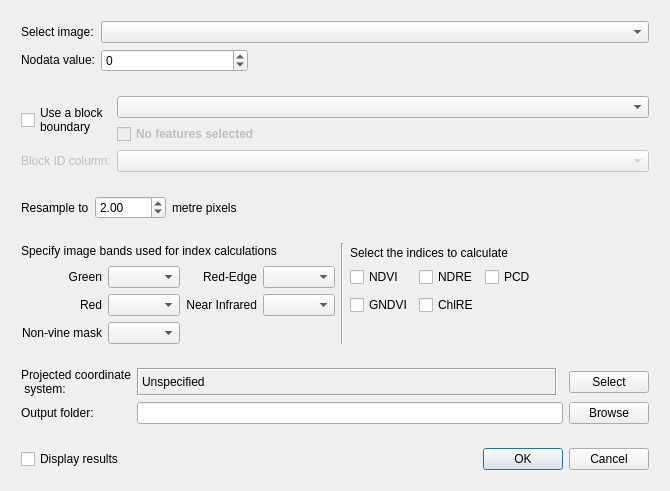
<?xml version="1.0" encoding="UTF-8"?>
<ui version="4.0">
 <class>DialogCalculateImageIndices</class>
 <widget class="QDialog" name="DialogCalculateImageIndices">
  <property name="windowModality">
   <enum>Qt::ApplicationModal</enum>
  </property>
  <property name="geometry">
   <rect>
    <x>0</x>
    <y>0</y>
    <width>651</width>
    <height>471</height>
   </rect>
  </property>
  <property name="sizePolicy">
   <sizepolicy hsizetype="MinimumExpanding" vsizetype="MinimumExpanding">
    <horstretch>0</horstretch>
    <verstretch>0</verstretch>
   </sizepolicy>
  </property>
  <property name="minimumSize">
   <size>
    <width>651</width>
    <height>0</height>
   </size>
  </property>
  <property name="maximumSize">
   <size>
    <width>16777215</width>
    <height>16777215</height>
   </size>
  </property>
  <property name="windowTitle">
   <string>Calculate image indices for blocks</string>
  </property>
  <property name="toolTip">
   <string/>
  </property>
  <property name="statusTip">
   <string/>
  </property>
  <property name="whatsThis">
   <string/>
  </property>
  <property name="autoFillBackground">
   <bool>true</bool>
  </property>
  <layout class="QFormLayout" name="formLayout">
   <property name="sizeConstraint">
    <enum>QLayout::SetFixedSize</enum>
   </property>
   <property name="fieldGrowthPolicy">
    <enum>QFormLayout::AllNonFixedFieldsGrow</enum>
   </property>
   <item row="0" column="0" colspan="2">
    <widget class="QFrame" name="fraMain">
     <property name="sizePolicy">
      <sizepolicy hsizetype="MinimumExpanding" vsizetype="Fixed">
       <horstretch>0</horstretch>
       <verstretch>0</verstretch>
      </sizepolicy>
     </property>
     <property name="frameShape">
      <enum>QFrame::NoFrame</enum>
     </property>
     <property name="frameShadow">
      <enum>QFrame::Plain</enum>
     </property>
     <layout class="QGridLayout" name="gridLayout_7">
      <property name="margin">
       <number>1</number>
      </property>
      <item row="0" column="0">
       <widget class="QFrame" name="fraImage">
        <property name="frameShape">
         <enum>QFrame::NoFrame</enum>
        </property>
        <property name="frameShadow">
         <enum>QFrame::Raised</enum>
        </property>
        <layout class="QGridLayout" name="gridLayout_3">
         <item row="0" column="0">
          <widget class="QLabel" name="lblRasterLayer">
           <property name="sizePolicy">
            <sizepolicy hsizetype="Fixed" vsizetype="Fixed">
             <horstretch>0</horstretch>
             <verstretch>0</verstretch>
            </sizepolicy>
           </property>
           <property name="minimumSize">
            <size>
             <width>0</width>
             <height>0</height>
            </size>
           </property>
           <property name="text">
            <string>Select image:</string>
           </property>
           <property name="wordWrap">
            <bool>false</bool>
           </property>
          </widget>
         </item>
         <item row="0" column="1" colspan="2">
          <widget class="QgsMapLayerComboBox" name="mcboRasterLayer">
           <property name="enabled">
            <bool>true</bool>
           </property>
           <property name="sizePolicy">
            <sizepolicy hsizetype="MinimumExpanding" vsizetype="Fixed">
             <horstretch>0</horstretch>
             <verstretch>0</verstretch>
            </sizepolicy>
           </property>
           <property name="minimumSize">
            <size>
             <width>300</width>
             <height>20</height>
            </size>
           </property>
           <property name="filters">
            <set>QgsMapLayerProxyModel::RasterLayer</set>
           </property>
          </widget>
         </item>
         <item row="1" column="0">
          <widget class="QLabel" name="lblNoDataVal">
           <property name="sizePolicy">
            <sizepolicy hsizetype="Fixed" vsizetype="Fixed">
             <horstretch>0</horstretch>
             <verstretch>0</verstretch>
            </sizepolicy>
           </property>
           <property name="minimumSize">
            <size>
             <width>0</width>
             <height>0</height>
            </size>
           </property>
           <property name="layoutDirection">
            <enum>Qt::LeftToRight</enum>
           </property>
           <property name="text">
            <string>Nodata value:</string>
           </property>
           <property name="alignment">
            <set>Qt::AlignRight|Qt::AlignTrailing|Qt::AlignVCenter</set>
           </property>
          </widget>
         </item>
         <item row="1" column="1">
          <widget class="QSpinBox" name="spnNoDataVal">
           <property name="sizePolicy">
            <sizepolicy hsizetype="Preferred" vsizetype="Preferred">
             <horstretch>0</horstretch>
             <verstretch>0</verstretch>
            </sizepolicy>
           </property>
           <property name="minimumSize">
            <size>
             <width>147</width>
             <height>20</height>
            </size>
           </property>
           <property name="minimum">
            <number>-9999</number>
           </property>
           <property name="maximum">
            <number>9999</number>
           </property>
           <property name="value">
            <number>0</number>
           </property>
          </widget>
         </item>
         <item row="1" column="2">
          <spacer name="horizontalSpacer">
           <property name="orientation">
            <enum>Qt::Horizontal</enum>
           </property>
           <property name="sizeHint" stdset="0">
            <size>
             <width>40</width>
             <height>20</height>
            </size>
           </property>
          </spacer>
         </item>
        </layout>
        <zorder>mcboRasterLayer</zorder>
        <zorder>lblRasterLayer</zorder>
        <zorder>spnNoDataVal</zorder>
        <zorder>lblNoDataVal</zorder>
        <zorder>horizontalSpacer</zorder>
       </widget>
      </item>
      <item row="1" column="0">
       <widget class="QFrame" name="fraPoly">
        <layout class="QGridLayout" name="gridLayout">
         <item row="0" column="0" rowspan="2">
          <widget class="QCheckBox" name="chkUsePoly">
           <property name="sizePolicy">
            <sizepolicy hsizetype="Minimum" vsizetype="Preferred">
             <horstretch>0</horstretch>
             <verstretch>0</verstretch>
            </sizepolicy>
           </property>
           <property name="text">
            <string>Use a block
boundary</string>
           </property>
          </widget>
         </item>
         <item row="0" column="1" colspan="2">
          <widget class="QgsMapLayerComboBox" name="mcboPolygonLayer">
           <property name="sizePolicy">
            <sizepolicy hsizetype="MinimumExpanding" vsizetype="Fixed">
             <horstretch>0</horstretch>
             <verstretch>0</verstretch>
            </sizepolicy>
           </property>
           <property name="minimumSize">
            <size>
             <width>300</width>
             <height>20</height>
            </size>
           </property>
           <property name="filters">
            <set>QgsMapLayerProxyModel::PolygonLayer</set>
           </property>
          </widget>
         </item>
         <item row="1" column="1">
          <widget class="QCheckBox" name="chkUseSelected">
           <property name="enabled">
            <bool>false</bool>
           </property>
           <property name="sizePolicy">
            <sizepolicy hsizetype="Fixed" vsizetype="Fixed">
             <horstretch>0</horstretch>
             <verstretch>0</verstretch>
            </sizepolicy>
           </property>
           <property name="minimumSize">
            <size>
             <width>0</width>
             <height>0</height>
            </size>
           </property>
           <property name="font">
            <font>
             <weight>75</weight>
             <bold>true</bold>
            </font>
           </property>
           <property name="layoutDirection">
            <enum>Qt::LeftToRight</enum>
           </property>
           <property name="text">
            <string>No features selected</string>
           </property>
          </widget>
         </item>
         <item row="2" column="0">
          <widget class="QLabel" name="lblGroupByField">
           <property name="enabled">
            <bool>false</bool>
           </property>
           <property name="sizePolicy">
            <sizepolicy hsizetype="Fixed" vsizetype="Preferred">
             <horstretch>0</horstretch>
             <verstretch>0</verstretch>
            </sizepolicy>
           </property>
           <property name="text">
            <string>Block ID column:</string>
           </property>
          </widget>
         </item>
         <item row="2" column="1" colspan="2">
          <widget class="QgsFieldComboBox" name="mFieldComboBox">
           <property name="enabled">
            <bool>false</bool>
           </property>
           <property name="sizePolicy">
            <sizepolicy hsizetype="MinimumExpanding" vsizetype="Fixed">
             <horstretch>0</horstretch>
             <verstretch>0</verstretch>
            </sizepolicy>
           </property>
           <property name="minimumSize">
            <size>
             <width>200</width>
             <height>20</height>
            </size>
           </property>
           <property name="filters">
            <set>QgsFieldProxyModel::Double|QgsFieldProxyModel::Int|QgsFieldProxyModel::LongLong|QgsFieldProxyModel::Numeric|QgsFieldProxyModel::String</set>
           </property>
          </widget>
         </item>
        </layout>
       </widget>
      </item>
      <item row="2" column="0">
       <widget class="QFrame" name="fraPixel">
        <layout class="QGridLayout" name="gridLayout_5">
         <property name="margin">
          <number>9</number>
         </property>
         <item row="0" column="0">
          <widget class="QLabel" name="lblPixelSize">
           <property name="sizePolicy">
            <sizepolicy hsizetype="Fixed" vsizetype="Preferred">
             <horstretch>0</horstretch>
             <verstretch>0</verstretch>
            </sizepolicy>
           </property>
           <property name="text">
            <string>Resample to</string>
           </property>
          </widget>
         </item>
         <item row="0" column="1">
          <widget class="QDoubleSpinBox" name="dsbPixelSize">
           <property name="sizePolicy">
            <sizepolicy hsizetype="Minimum" vsizetype="Preferred">
             <horstretch>0</horstretch>
             <verstretch>0</verstretch>
            </sizepolicy>
           </property>
           <property name="maximum">
            <double>6000.000000000000000</double>
           </property>
           <property name="singleStep">
            <double>0.500000000000000</double>
           </property>
           <property name="value">
            <double>2.000000000000000</double>
           </property>
          </widget>
         </item>
         <item row="0" column="2">
          <widget class="QLabel" name="lblPixelSize_2">
           <property name="sizePolicy">
            <sizepolicy hsizetype="Preferred" vsizetype="Preferred">
             <horstretch>0</horstretch>
             <verstretch>0</verstretch>
            </sizepolicy>
           </property>
           <property name="text">
            <string>metre pixels</string>
           </property>
          </widget>
         </item>
         <item row="0" column="3">
          <spacer name="horizontalSpacer_4">
           <property name="orientation">
            <enum>Qt::Horizontal</enum>
           </property>
           <property name="sizeType">
            <enum>QSizePolicy::MinimumExpanding</enum>
           </property>
           <property name="sizeHint" stdset="0">
            <size>
             <width>40</width>
             <height>20</height>
            </size>
           </property>
          </spacer>
         </item>
        </layout>
       </widget>
      </item>
      <item row="3" column="0">
       <widget class="QFrame" name="fraIndices">
        <property name="sizePolicy">
         <sizepolicy hsizetype="Preferred" vsizetype="Preferred">
          <horstretch>0</horstretch>
          <verstretch>0</verstretch>
         </sizepolicy>
        </property>
        <layout class="QGridLayout" name="gridLayout_2">
         <property name="topMargin">
          <number>9</number>
         </property>
         <property name="bottomMargin">
          <number>9</number>
         </property>
         <item row="0" column="0" colspan="4">
          <widget class="QLabel" name="lblBandMap">
           <property name="sizePolicy">
            <sizepolicy hsizetype="Fixed" vsizetype="Fixed">
             <horstretch>0</horstretch>
             <verstretch>0</verstretch>
            </sizepolicy>
           </property>
           <property name="minimumSize">
            <size>
             <width>0</width>
             <height>17</height>
            </size>
           </property>
           <property name="text">
            <string>&lt;html&gt;&lt;head/&gt;&lt;body&gt;&lt;p align=&quot;center&quot;&gt;Specify image bands used for index calculations&lt;/p&gt;&lt;/body&gt;&lt;/html&gt;</string>
           </property>
          </widget>
         </item>
         <item row="0" column="4" rowspan="4">
          <widget class="Line" name="line">
           <property name="orientation">
            <enum>Qt::Vertical</enum>
           </property>
          </widget>
         </item>
         <item row="1" column="3">
          <widget class="QComboBox" name="cboBandRedEdge">
           <property name="sizePolicy">
            <sizepolicy hsizetype="Fixed" vsizetype="Fixed">
             <horstretch>0</horstretch>
             <verstretch>0</verstretch>
            </sizepolicy>
           </property>
           <property name="minimumSize">
            <size>
             <width>0</width>
             <height>20</height>
            </size>
           </property>
           <property name="maxVisibleItems">
            <number>10</number>
           </property>
           <property name="maxCount">
            <number>10</number>
           </property>
           <property name="insertPolicy">
            <enum>QComboBox::NoInsert</enum>
           </property>
           <property name="minimumContentsLength">
            <number>0</number>
           </property>
          </widget>
         </item>
         <item row="1" column="0">
          <widget class="QLabel" name="lblBandGreen">
           <property name="sizePolicy">
            <sizepolicy hsizetype="Fixed" vsizetype="Preferred">
             <horstretch>0</horstretch>
             <verstretch>0</verstretch>
            </sizepolicy>
           </property>
           <property name="layoutDirection">
            <enum>Qt::RightToLeft</enum>
           </property>
           <property name="text">
            <string>&lt;html&gt;&lt;head/&gt;&lt;body&gt;&lt;p align=&quot;right&quot;&gt;Green&lt;/p&gt;&lt;/body&gt;&lt;/html&gt;</string>
           </property>
          </widget>
         </item>
         <item row="1" column="5">
          <widget class="QCheckBox" name="chkNDVI">
           <property name="sizePolicy">
            <sizepolicy hsizetype="Fixed" vsizetype="Fixed">
             <horstretch>0</horstretch>
             <verstretch>0</verstretch>
            </sizepolicy>
           </property>
           <property name="toolTip">
            <string>&lt;html&gt;&lt;head/&gt;&lt;body&gt;&lt;p&gt;&lt;span style=&quot; font-weight:600;&quot;&gt;NDVI&lt;/span&gt; (Normalised Difference Vegetation Index)&lt;/p&gt;&lt;p&gt;requires Red and InfraRed Bands&lt;/p&gt;&lt;/body&gt;&lt;/html&gt;</string>
           </property>
           <property name="statusTip">
            <string/>
           </property>
           <property name="whatsThis">
            <string/>
           </property>
           <property name="text">
            <string>NDVI</string>
           </property>
           <attribute name="buttonGroup">
            <string notr="true">chkgrpIndices</string>
           </attribute>
          </widget>
         </item>
         <item row="2" column="0">
          <widget class="QLabel" name="lblBandRed">
           <property name="sizePolicy">
            <sizepolicy hsizetype="Fixed" vsizetype="Preferred">
             <horstretch>0</horstretch>
             <verstretch>0</verstretch>
            </sizepolicy>
           </property>
           <property name="layoutDirection">
            <enum>Qt::RightToLeft</enum>
           </property>
           <property name="text">
            <string>&lt;html&gt;&lt;head/&gt;&lt;body&gt;&lt;p align=&quot;right&quot;&gt;       Red&lt;/p&gt;&lt;/body&gt;&lt;/html&gt;</string>
           </property>
          </widget>
         </item>
         <item row="1" column="7">
          <widget class="QCheckBox" name="chkPCD">
           <property name="sizePolicy">
            <sizepolicy hsizetype="Fixed" vsizetype="Fixed">
             <horstretch>0</horstretch>
             <verstretch>0</verstretch>
            </sizepolicy>
           </property>
           <property name="toolTip">
            <string>&lt;html&gt;&lt;head/&gt;&lt;body&gt;&lt;p&gt;&lt;span style=&quot; font-weight:600;&quot;&gt;PCD&lt;/span&gt; (Plant Cell Density) &lt;/p&gt;&lt;p&gt;requires Red and InfraRed Bands&lt;/p&gt;&lt;/body&gt;&lt;/html&gt;</string>
           </property>
           <property name="text">
            <string>PCD</string>
           </property>
           <attribute name="buttonGroup">
            <string notr="true">chkgrpIndices</string>
           </attribute>
          </widget>
         </item>
         <item row="1" column="2">
          <widget class="QLabel" name="lblBandRedEdge">
           <property name="sizePolicy">
            <sizepolicy hsizetype="Fixed" vsizetype="Preferred">
             <horstretch>0</horstretch>
             <verstretch>0</verstretch>
            </sizepolicy>
           </property>
           <property name="layoutDirection">
            <enum>Qt::RightToLeft</enum>
           </property>
           <property name="text">
            <string>&lt;html&gt;&lt;head/&gt;&lt;body&gt;&lt;p align=&quot;right&quot;&gt;Red-Edge&lt;/p&gt;&lt;/body&gt;&lt;/html&gt;</string>
           </property>
          </widget>
         </item>
         <item row="2" column="5">
          <widget class="QCheckBox" name="chkGNDVI">
           <property name="sizePolicy">
            <sizepolicy hsizetype="Fixed" vsizetype="Preferred">
             <horstretch>0</horstretch>
             <verstretch>0</verstretch>
            </sizepolicy>
           </property>
           <property name="toolTip">
            <string>&lt;html&gt;&lt;head/&gt;&lt;body&gt;&lt;p&gt;&lt;span style=&quot; font-weight:600;&quot;&gt;GNDVI&lt;/span&gt; (Green Normalised Difference Vegetation Index) &lt;/p&gt;&lt;p&gt;requires Green and InfraRed bands&lt;/p&gt;&lt;/body&gt;&lt;/html&gt;</string>
           </property>
           <property name="text">
            <string>GNDVI</string>
           </property>
           <attribute name="buttonGroup">
            <string notr="true">chkgrpIndices</string>
           </attribute>
          </widget>
         </item>
         <item row="1" column="6">
          <widget class="QCheckBox" name="chkNDRE">
           <property name="sizePolicy">
            <sizepolicy hsizetype="Fixed" vsizetype="Fixed">
             <horstretch>0</horstretch>
             <verstretch>0</verstretch>
            </sizepolicy>
           </property>
           <property name="toolTip">
            <string>&lt;html&gt;&lt;head/&gt;&lt;body&gt;&lt;p&gt;&lt;span style=&quot; font-weight:600;&quot;&gt;NDRE&lt;/span&gt; (Normalised Difference Red-Edge Index) &lt;/p&gt;&lt;p&gt;requires InfraRed and Red-Edge bands&lt;/p&gt;&lt;/body&gt;&lt;/html&gt;</string>
           </property>
           <property name="text">
            <string>NDRE</string>
           </property>
           <attribute name="buttonGroup">
            <string notr="true">chkgrpIndices</string>
           </attribute>
          </widget>
         </item>
         <item row="2" column="6">
          <widget class="QCheckBox" name="chkChlRE">
           <property name="sizePolicy">
            <sizepolicy hsizetype="Fixed" vsizetype="Preferred">
             <horstretch>0</horstretch>
             <verstretch>0</verstretch>
            </sizepolicy>
           </property>
           <property name="toolTip">
            <string>&lt;html&gt;&lt;head/&gt;&lt;body&gt;&lt;p&gt;&lt;span style=&quot; font-weight:600;&quot;&gt;ChlRE&lt;/span&gt; (Chlorophyll Red-Edge Index) &lt;/p&gt;&lt;p&gt;requires InfraRed and Red-Edge bands&lt;/p&gt;&lt;/body&gt;&lt;/html&gt;</string>
           </property>
           <property name="text">
            <string>ChlRE</string>
           </property>
           <attribute name="buttonGroup">
            <string notr="true">chkgrpIndices</string>
           </attribute>
          </widget>
         </item>
         <item row="2" column="2">
          <widget class="QLabel" name="lblBandIR">
           <property name="sizePolicy">
            <sizepolicy hsizetype="Fixed" vsizetype="Preferred">
             <horstretch>0</horstretch>
             <verstretch>0</verstretch>
            </sizepolicy>
           </property>
           <property name="layoutDirection">
            <enum>Qt::RightToLeft</enum>
           </property>
           <property name="text">
            <string>&lt;html&gt;&lt;head/&gt;&lt;body&gt;&lt;p align=&quot;right&quot;&gt;    Near Infrared&lt;/p&gt;&lt;/body&gt;&lt;/html&gt;</string>
           </property>
          </widget>
         </item>
         <item row="3" column="1">
          <widget class="QComboBox" name="cboBandNonVine">
           <property name="sizePolicy">
            <sizepolicy hsizetype="Fixed" vsizetype="Preferred">
             <horstretch>0</horstretch>
             <verstretch>0</verstretch>
            </sizepolicy>
           </property>
           <property name="minimumSize">
            <size>
             <width>0</width>
             <height>0</height>
            </size>
           </property>
           <property name="maxVisibleItems">
            <number>10</number>
           </property>
           <property name="maxCount">
            <number>10</number>
           </property>
           <property name="insertPolicy">
            <enum>QComboBox::NoInsert</enum>
           </property>
           <property name="minimumContentsLength">
            <number>0</number>
           </property>
          </widget>
         </item>
         <item row="2" column="1">
          <widget class="QComboBox" name="cboBandRed">
           <property name="sizePolicy">
            <sizepolicy hsizetype="Fixed" vsizetype="Preferred">
             <horstretch>0</horstretch>
             <verstretch>0</verstretch>
            </sizepolicy>
           </property>
           <property name="minimumSize">
            <size>
             <width>0</width>
             <height>0</height>
            </size>
           </property>
           <property name="maxVisibleItems">
            <number>10</number>
           </property>
           <property name="maxCount">
            <number>10</number>
           </property>
           <property name="insertPolicy">
            <enum>QComboBox::NoInsert</enum>
           </property>
           <property name="minimumContentsLength">
            <number>0</number>
           </property>
          </widget>
         </item>
         <item row="1" column="1">
          <widget class="QComboBox" name="cboBandGreen">
           <property name="sizePolicy">
            <sizepolicy hsizetype="Fixed" vsizetype="Fixed">
             <horstretch>0</horstretch>
             <verstretch>0</verstretch>
            </sizepolicy>
           </property>
           <property name="minimumSize">
            <size>
             <width>0</width>
             <height>20</height>
            </size>
           </property>
           <property name="maxVisibleItems">
            <number>10</number>
           </property>
           <property name="maxCount">
            <number>10</number>
           </property>
           <property name="insertPolicy">
            <enum>QComboBox::NoInsert</enum>
           </property>
           <property name="minimumContentsLength">
            <number>0</number>
           </property>
          </widget>
         </item>
         <item row="2" column="3">
          <widget class="QComboBox" name="cboBandIR">
           <property name="sizePolicy">
            <sizepolicy hsizetype="Fixed" vsizetype="Preferred">
             <horstretch>0</horstretch>
             <verstretch>0</verstretch>
            </sizepolicy>
           </property>
           <property name="minimumSize">
            <size>
             <width>0</width>
             <height>0</height>
            </size>
           </property>
           <property name="maxVisibleItems">
            <number>10</number>
           </property>
           <property name="maxCount">
            <number>10</number>
           </property>
           <property name="insertPolicy">
            <enum>QComboBox::NoInsert</enum>
           </property>
           <property name="minimumContentsLength">
            <number>0</number>
           </property>
          </widget>
         </item>
         <item row="3" column="0">
          <widget class="QLabel" name="lblNonVine">
           <property name="sizePolicy">
            <sizepolicy hsizetype="Fixed" vsizetype="Preferred">
             <horstretch>0</horstretch>
             <verstretch>0</verstretch>
            </sizepolicy>
           </property>
           <property name="layoutDirection">
            <enum>Qt::RightToLeft</enum>
           </property>
           <property name="text">
            <string>&lt;html&gt;&lt;head/&gt;&lt;body&gt;&lt;p align=&quot;right&quot;&gt;Non-vine mask&lt;/p&gt;&lt;/body&gt;&lt;/html&gt;</string>
           </property>
           <property name="textFormat">
            <enum>Qt::AutoText</enum>
           </property>
          </widget>
         </item>
         <item row="0" column="5" colspan="4">
          <widget class="QLabel" name="lblCalcStats">
           <property name="sizePolicy">
            <sizepolicy hsizetype="Fixed" vsizetype="Preferred">
             <horstretch>0</horstretch>
             <verstretch>0</verstretch>
            </sizepolicy>
           </property>
           <property name="minimumSize">
            <size>
             <width>0</width>
             <height>17</height>
            </size>
           </property>
           <property name="text">
            <string>Select the indices to calculate</string>
           </property>
           <property name="alignment">
            <set>Qt::AlignBottom|Qt::AlignLeading|Qt::AlignLeft</set>
           </property>
          </widget>
         </item>
        </layout>
       </widget>
      </item>
      <item row="4" column="0">
       <widget class="QFrame" name="fraOutputs">
        <layout class="QGridLayout" name="gridLayout_4">
         <item row="0" column="3">
          <widget class="QPushButton" name="cmdOutCRS">
           <property name="enabled">
            <bool>true</bool>
           </property>
           <property name="sizePolicy">
            <sizepolicy hsizetype="Fixed" vsizetype="Fixed">
             <horstretch>0</horstretch>
             <verstretch>0</verstretch>
            </sizepolicy>
           </property>
           <property name="text">
            <string>Select</string>
           </property>
          </widget>
         </item>
         <item row="1" column="3">
          <widget class="QPushButton" name="cmdOutputFolder">
           <property name="sizePolicy">
            <sizepolicy hsizetype="Fixed" vsizetype="Fixed">
             <horstretch>0</horstretch>
             <verstretch>0</verstretch>
            </sizepolicy>
           </property>
           <property name="text">
            <string>Browse</string>
           </property>
          </widget>
         </item>
         <item row="0" column="0">
          <widget class="QLabel" name="lblOutCRSTitle">
           <property name="sizePolicy">
            <sizepolicy hsizetype="Fixed" vsizetype="Preferred">
             <horstretch>0</horstretch>
             <verstretch>0</verstretch>
            </sizepolicy>
           </property>
           <property name="minimumSize">
            <size>
             <width>0</width>
             <height>25</height>
            </size>
           </property>
           <property name="text">
            <string>Projected coordinate
 system:</string>
           </property>
           <property name="wordWrap">
            <bool>true</bool>
           </property>
          </widget>
         </item>
         <item row="1" column="0">
          <widget class="QLabel" name="lblOutputFolder">
           <property name="sizePolicy">
            <sizepolicy hsizetype="Fixed" vsizetype="Preferred">
             <horstretch>0</horstretch>
             <verstretch>0</verstretch>
            </sizepolicy>
           </property>
           <property name="text">
            <string>Output folder:</string>
           </property>
          </widget>
         </item>
         <item row="0" column="1">
          <widget class="QLabel" name="lblOutCRS">
           <property name="enabled">
            <bool>true</bool>
           </property>
           <property name="sizePolicy">
            <sizepolicy hsizetype="MinimumExpanding" vsizetype="Preferred">
             <horstretch>0</horstretch>
             <verstretch>0</verstretch>
            </sizepolicy>
           </property>
           <property name="minimumSize">
            <size>
             <width>0</width>
             <height>20</height>
            </size>
           </property>
           <property name="baseSize">
            <size>
             <width>213</width>
             <height>0</height>
            </size>
           </property>
           <property name="frameShape">
            <enum>QFrame::Box</enum>
           </property>
           <property name="frameShadow">
            <enum>QFrame::Sunken</enum>
           </property>
           <property name="text">
            <string>Unspecified</string>
           </property>
           <property name="wordWrap">
            <bool>true</bool>
           </property>
          </widget>
         </item>
         <item row="1" column="1" colspan="2">
          <widget class="QLineEdit" name="lneOutputFolder">
           <property name="sizePolicy">
            <sizepolicy hsizetype="MinimumExpanding" vsizetype="Preferred">
             <horstretch>0</horstretch>
             <verstretch>0</verstretch>
            </sizepolicy>
           </property>
           <property name="minimumSize">
            <size>
             <width>426</width>
             <height>20</height>
            </size>
           </property>
           <property name="toolTip">
            <string>&lt;html&gt;&lt;head/&gt;&lt;body&gt;&lt;p&gt;Save output image to this folder. A sub-folder with the image name will be created.&lt;/p&gt;&lt;/body&gt;&lt;/html&gt;</string>
           </property>
          </widget>
         </item>
        </layout>
       </widget>
      </item>
      <item row="5" column="0">
       <layout class="QGridLayout" name="gridLayout_6">
        <property name="margin">
         <number>9</number>
        </property>
        <item row="0" column="0">
         <widget class="QCheckBox" name="chkAddToDisplay">
          <property name="sizePolicy">
           <sizepolicy hsizetype="Fixed" vsizetype="MinimumExpanding">
            <horstretch>0</horstretch>
            <verstretch>0</verstretch>
           </sizepolicy>
          </property>
          <property name="text">
           <string>Display results</string>
          </property>
         </widget>
        </item>
        <item row="0" column="1">
         <widget class="QDialogButtonBox" name="buttonBox">
          <property name="sizePolicy">
           <sizepolicy hsizetype="Preferred" vsizetype="MinimumExpanding">
            <horstretch>0</horstretch>
            <verstretch>0</verstretch>
           </sizepolicy>
          </property>
          <property name="orientation">
           <enum>Qt::Horizontal</enum>
          </property>
          <property name="standardButtons">
           <set>QDialogButtonBox::Cancel|QDialogButtonBox::Ok</set>
          </property>
         </widget>
        </item>
       </layout>
      </item>
     </layout>
     <zorder>fraImage</zorder>
     <zorder>fraOutputs</zorder>
     <zorder>fraIndices</zorder>
     <zorder>fraPoly</zorder>
     <zorder>fraPixel</zorder>
    </widget>
   </item>
  </layout>
 </widget>
 <customwidgets>
  <customwidget>
   <class>QgsFieldComboBox</class>
   <extends>QComboBox</extends>
   <header>qgsfieldcombobox.h</header>
  </customwidget>
  <customwidget>
   <class>QgsMapLayerComboBox</class>
   <extends>QComboBox</extends>
   <header>qgsmaplayercombobox.h</header>
  </customwidget>
 </customwidgets>
 <resources/>
 <connections>
  <connection>
   <sender>buttonBox</sender>
   <signal>accepted()</signal>
   <receiver>DialogCalculateImageIndices</receiver>
   <slot>accept()</slot>
   <hints>
    <hint type="sourcelabel">
     <x>305</x>
     <y>434</y>
    </hint>
    <hint type="destinationlabel">
     <x>256</x>
     <y>227</y>
    </hint>
   </hints>
  </connection>
  <connection>
   <sender>buttonBox</sender>
   <signal>rejected()</signal>
   <receiver>DialogCalculateImageIndices</receiver>
   <slot>reject()</slot>
   <hints>
    <hint type="sourcelabel">
     <x>305</x>
     <y>434</y>
    </hint>
    <hint type="destinationlabel">
     <x>256</x>
     <y>227</y>
    </hint>
   </hints>
  </connection>
 </connections>
 <buttongroups>
  <buttongroup name="chkgrpIndices">
   <property name="exclusive">
    <bool>false</bool>
   </property>
  </buttongroup>
 </buttongroups>
</ui>
